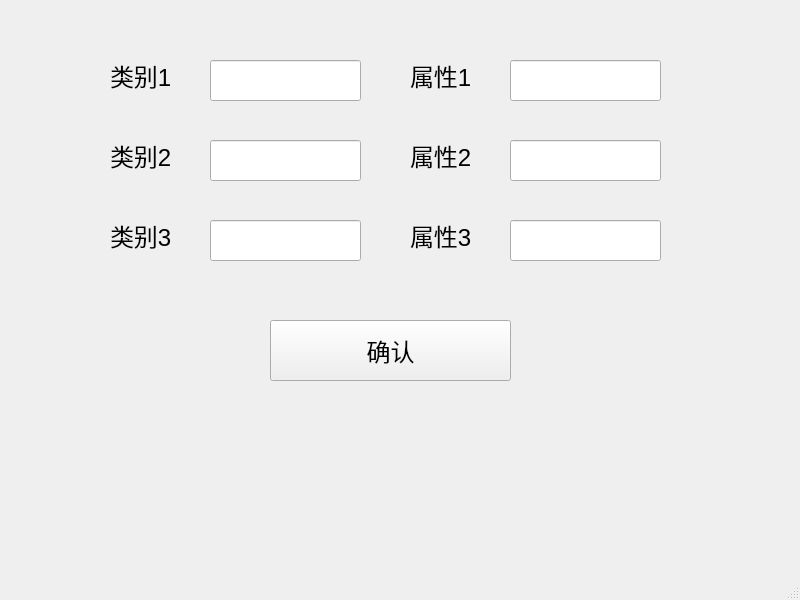
<?xml version="1.0" encoding="UTF-8"?>
<ui version="4.0">
 <class>prop</class>
 <widget class="QMainWindow" name="prop">
  <property name="geometry">
   <rect>
    <x>0</x>
    <y>0</y>
    <width>800</width>
    <height>600</height>
   </rect>
  </property>
  <property name="windowTitle">
   <string>MainWindow</string>
  </property>
  <widget class="QWidget" name="centralwidget">
   <widget class="QLabel" name="label">
    <property name="geometry">
     <rect>
      <x>110</x>
      <y>50</y>
      <width>101</width>
      <height>51</height>
     </rect>
    </property>
    <property name="font">
     <font>
      <family>Arial</family>
      <pointsize>18</pointsize>
     </font>
    </property>
    <property name="text">
     <string>类别1</string>
    </property>
   </widget>
   <widget class="QLineEdit" name="D1">
    <property name="geometry">
     <rect>
      <x>210</x>
      <y>60</y>
      <width>151</width>
      <height>41</height>
     </rect>
    </property>
   </widget>
   <widget class="QLabel" name="label_2">
    <property name="geometry">
     <rect>
      <x>110</x>
      <y>130</y>
      <width>101</width>
      <height>51</height>
     </rect>
    </property>
    <property name="font">
     <font>
      <family>Arial</family>
      <pointsize>18</pointsize>
     </font>
    </property>
    <property name="text">
     <string>类别2</string>
    </property>
   </widget>
   <widget class="QLineEdit" name="D2">
    <property name="geometry">
     <rect>
      <x>210</x>
      <y>140</y>
      <width>151</width>
      <height>41</height>
     </rect>
    </property>
   </widget>
   <widget class="QLabel" name="label_3">
    <property name="geometry">
     <rect>
      <x>110</x>
      <y>210</y>
      <width>101</width>
      <height>51</height>
     </rect>
    </property>
    <property name="font">
     <font>
      <family>Arial</family>
      <pointsize>18</pointsize>
     </font>
    </property>
    <property name="text">
     <string>类别3</string>
    </property>
   </widget>
   <widget class="QLineEdit" name="D3">
    <property name="geometry">
     <rect>
      <x>210</x>
      <y>220</y>
      <width>151</width>
      <height>41</height>
     </rect>
    </property>
   </widget>
   <widget class="QLabel" name="label_4">
    <property name="geometry">
     <rect>
      <x>410</x>
      <y>50</y>
      <width>101</width>
      <height>51</height>
     </rect>
    </property>
    <property name="font">
     <font>
      <family>Arial</family>
      <pointsize>18</pointsize>
     </font>
    </property>
    <property name="text">
     <string>属性1</string>
    </property>
   </widget>
   <widget class="QLineEdit" name="P1">
    <property name="geometry">
     <rect>
      <x>510</x>
      <y>60</y>
      <width>151</width>
      <height>41</height>
     </rect>
    </property>
    <property name="text">
     <string/>
    </property>
   </widget>
   <widget class="QLabel" name="label_5">
    <property name="geometry">
     <rect>
      <x>410</x>
      <y>130</y>
      <width>101</width>
      <height>51</height>
     </rect>
    </property>
    <property name="font">
     <font>
      <family>Arial</family>
      <pointsize>18</pointsize>
     </font>
    </property>
    <property name="text">
     <string>属性2</string>
    </property>
   </widget>
   <widget class="QLineEdit" name="P2">
    <property name="geometry">
     <rect>
      <x>510</x>
      <y>140</y>
      <width>151</width>
      <height>41</height>
     </rect>
    </property>
    <property name="text">
     <string/>
    </property>
   </widget>
   <widget class="QLabel" name="label_6">
    <property name="geometry">
     <rect>
      <x>410</x>
      <y>210</y>
      <width>101</width>
      <height>51</height>
     </rect>
    </property>
    <property name="font">
     <font>
      <family>Arial</family>
      <pointsize>18</pointsize>
     </font>
    </property>
    <property name="text">
     <string>属性3</string>
    </property>
   </widget>
   <widget class="QLineEdit" name="P3">
    <property name="geometry">
     <rect>
      <x>510</x>
      <y>220</y>
      <width>151</width>
      <height>41</height>
     </rect>
    </property>
    <property name="text">
     <string/>
    </property>
   </widget>
   <widget class="QPushButton" name="BT">
    <property name="geometry">
     <rect>
      <x>270</x>
      <y>320</y>
      <width>241</width>
      <height>61</height>
     </rect>
    </property>
    <property name="font">
     <font>
      <family>Arial</family>
      <pointsize>18</pointsize>
     </font>
    </property>
    <property name="text">
     <string>确认</string>
    </property>
   </widget>
  </widget>
  <widget class="QMenuBar" name="menubar">
   <property name="geometry">
    <rect>
     <x>0</x>
     <y>0</y>
     <width>800</width>
     <height>26</height>
    </rect>
   </property>
  </widget>
  <widget class="QStatusBar" name="statusbar"/>
 </widget>
 <resources/>
 <connections/>
</ui>
